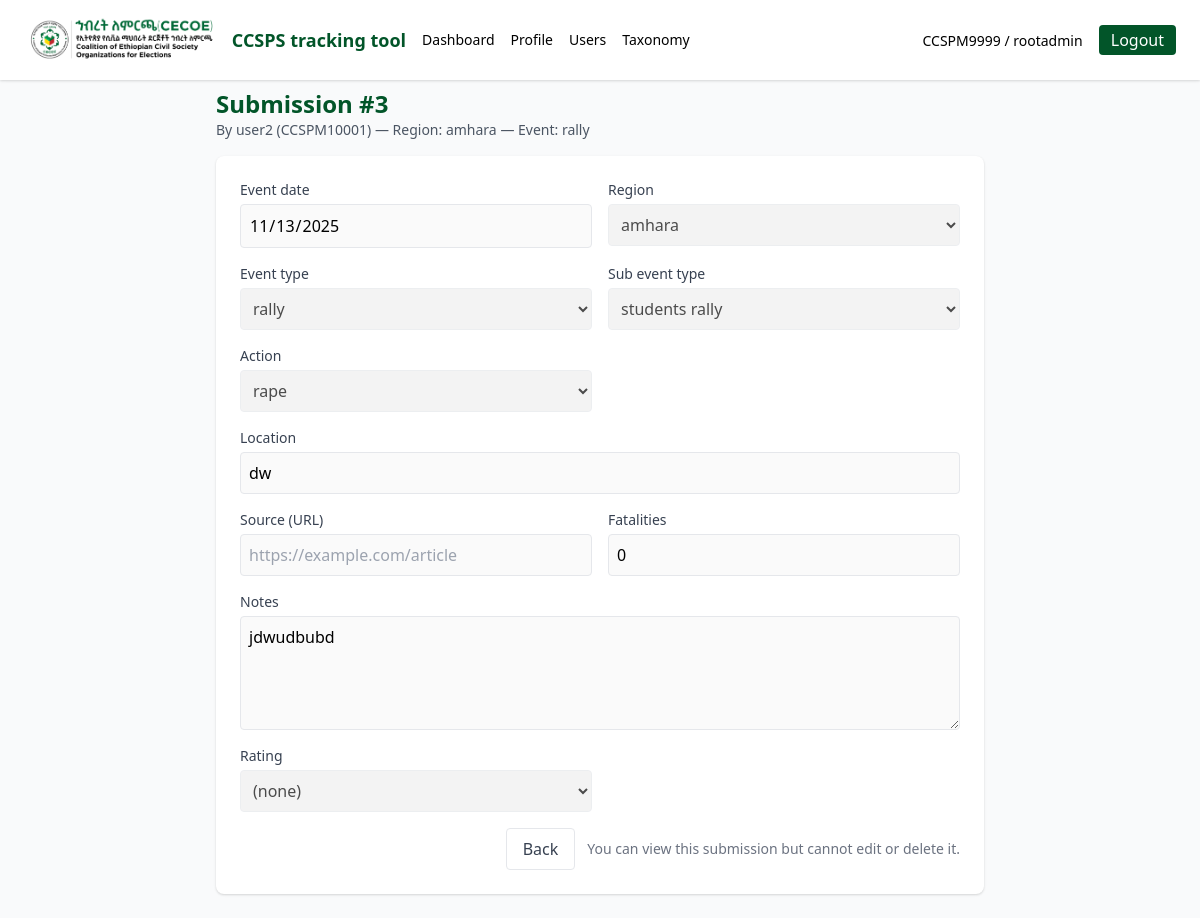
Page /monitored_view.php?id=3 (signed in) on the committed database.
### tables this page shows
CREATE TABLE `users` (
  `id` bigint(20) UNSIGNED NOT NULL,
  `monitor_number` bigint(20) UNSIGNED DEFAULT NULL,
  `monitor_id_code` varchar(16) DEFAULT NULL,
  `username` varchar(100) NOT NULL,
  `email` varchar(255) NOT NULL,
  `password_hash` varchar(255) NOT NULL,
  `role` enum('superadmin','admin','user') DEFAULT 'user',
  `status` enum('pending','approved','declined') DEFAULT 'approved',
  `profile_picture` varchar(512) DEFAULT NULL,
  `is_active` tinyint(1) DEFAULT 1,
  `created_at` datetime NOT NULL,
  `updated_at` datetime NOT NULL
);

CREATE TABLE `monitored_information` (
  `id` bigint(20) UNSIGNED NOT NULL,
  `user_id` bigint(20) UNSIGNED NOT NULL,
  `event_date` date NOT NULL,
  `region_id` int(10) UNSIGNED NOT NULL,
  `location` varchar(500) DEFAULT NULL,
  `event_type_id` int(10) UNSIGNED NOT NULL,
  `sub_event_type_id` int(10) UNSIGNED NOT NULL,
  `action_id` int(10) UNSIGNED NOT NULL,
  `source_url` varchar(1000) DEFAULT NULL,
  `notes` text DEFAULT NULL,
  `fatalities` int(10) UNSIGNED DEFAULT 0,
  `rating` tinyint(3) UNSIGNED DEFAULT NULL,
  `is_deleted` tinyint(1) DEFAULT 0,
  `created_at` datetime NOT NULL,
  `updated_at` datetime NOT NULL
);

CREATE TABLE `regions` (
  `id` int(10) UNSIGNED NOT NULL,
  `name` varchar(200) NOT NULL,
  `is_active` tinyint(1) DEFAULT 1,
  `created_at` datetime NOT NULL,
  `updated_at` datetime NOT NULL
);

CREATE TABLE `event_types` (
  `id` int(10) UNSIGNED NOT NULL,
  `name` varchar(200) NOT NULL,
  `is_active` tinyint(1) DEFAULT 1,
  `created_at` datetime NOT NULL,
  `updated_at` datetime NOT NULL
);

CREATE TABLE `sub_event_types` (
  `id` int(10) UNSIGNED NOT NULL,
  `event_type_id` int(10) UNSIGNED NOT NULL,
  `name` varchar(200) NOT NULL,
  `is_active` tinyint(1) DEFAULT 1,
  `created_at` datetime NOT NULL,
  `updated_at` datetime NOT NULL
);

CREATE TABLE `actions` (
  `id` int(10) UNSIGNED NOT NULL,
  `name` varchar(200) NOT NULL,
  `is_active` tinyint(1) DEFAULT 1,
  `created_at` datetime NOT NULL,
  `updated_at` datetime NOT NULL
);

### includes/auth.php (called while the page is built, shortened)
<?php
require_once __DIR__ . '/helpers.php';
function currentUser(PDO $pdo) {
    $stmt = $pdo->prepare("SELECT id, username, email, role, monitor_id_code FROM users WHERE id = :id");
    $stmt->execute([':id' => $_SESSION['user_id']]);
    return $stmt->fetch();
}

### includes/helpers.php (called while the page is built, shortened)
<?php
function baseUrl() {
    $scheme = (!empty($_SERVER['HTTPS']) && $_SERVER['HTTPS'] !== 'off') ? 'https' : 'http';
    $host = $_SERVER['HTTP_HOST'];
    $script_name = $_SERVER['SCRIPT_NAME'];
    $script_dir  = dirname($script_name);
    $script_dir = str_replace('\\', '/', $script_dir);
    if ($script_dir === '/' || $script_dir === '.') {
        return $scheme . '://' . $host;
    }
    return $scheme . '://' . $host . $script_dir;
}

### public/monitored_view.php (the view, shortened to what this page needs)
<?php
require_once __DIR__ . '/../includes/init.php';
$user = currentUser($pdo);
$id = isset($_GET['id']) ? intval($_GET['id']) : 0;
$stmt = $pdo->prepare("SELECT mi.*, r.name AS region_name, et.name AS event_type_name, se.name AS sub_event_name, a.name AS action_name, u.username, u.monitor_id_code
                       FROM monitored_information mi
                       JOIN regions r ON mi.region_id = r.id
                       JOIN event_types et ON mi.event_type_id = et.id
                       JOIN sub_event_types se ON mi.sub_event_type_id = se.id
                       JOIN actions a ON mi.action_id = a.id
                       JOIN users u ON mi.user_id = u.id
                       WHERE mi.id = :id AND mi.is_deleted = 0");
$stmt->execute([':id'=>$id]);
$row = $stmt->fetch();
$isOwner = ($user['id'] === $row['user_id']);
$regions = $pdo->query('SELECT id,name FROM regions ORDER BY name')->fetchAll();
$event_types = $pdo->query('SELECT id,name FROM event_types ORDER BY name')->fetchAll();
$actions = $pdo->query('SELECT id,name FROM actions ORDER BY name')->fetchAll();
$sub_event_types = $pdo->prepare('SELECT id,name FROM sub_event_types WHERE event_type_id = :eid ORDER BY name');
$sub_event_types->execute([':eid'=>$row['event_type_id']]);
$sub_event_types = $sub_event_types->fetchAll();
?>
<div class="max-w-3xl mx-auto">
  <div class="mb-4">
    <h1 class="text-2xl font-semibold" style="color:#025529">Submission #<?= $row['id'] ?></h1>
    <div class="text-sm text-gray-600">By <?= htmlspecialchars($row['username'] . ' (' . $row['monitor_id_code'] . ')') ?> — Region: <?= htmlspecialchars($row['region_name']) ?> — Event: <?= htmlspecialchars($row['event_type_name']) ?></div>
  </div>
  <form method="post" class="bg-white p-6 rounded-lg shadow">
    <div class="grid grid-cols-1 md:grid-cols-2 gap-4">
      <div>
        <label class="block text-sm font-medium text-gray-700">Event date</label>
        <input type="date" name="event_date" value="<?= htmlspecialchars($row['event_date']) ?>" class="mt-1 block w-full p-2 border rounded" required <?= $isOwner ? '' : 'disabled' ?> >
      </div>
      <div>
        <label class="block text-sm font-medium text-gray-700">Region</label>
        <select name="region_id" class="mt-1 block w-full p-2 border rounded" required <?= $isOwner ? '' : 'disabled' ?> >
          <?php foreach($regions as $r): ?>
          <option value="<?= $r['id'] ?>" <?= $r['id'] == $row['region_id'] ? 'selected' : '' ?>><?= htmlspecialchars($r['name']) ?></option>
          <?php endforeach; ?>
        </select>
      </div>
      <div>
        <label class="block text-sm font-medium text-gray-700">Event type</label>
        <select id="event_type" name="event_type_id" class="mt-1 block w-full p-2 border rounded" required <?= $isOwner ? '' : 'disabled' ?> >
          <?php foreach($event_types as $et): ?>
          <option value="<?= $et['id'] ?>" <?= $et['id'] == $row['event_type_id'] ? 'selected' : '' ?>><?= htmlspecialchars($et['name']) ?></option>
          <?php endforeach; ?>
        </select>
      </div>
      <div>
        <label class="block text-sm font-medium text-gray-700">Sub event type</label>
        <select id="sub_event_type" name="sub_event_type_id" class="mt-1 block w-full p-2 border rounded" data-current="<?= htmlspecialchars($row['sub_event_type_id']) ?>" required <?= $isOwner ? '' : 'disabled' ?> >
          <?php foreach($sub_event_types as $s): ?>
          <option value="<?= $s['id'] ?>" <?= $s['id'] == $row['sub_event_type_id'] ? 'selected' : '' ?>><?= htmlspecialchars($s['name']) ?></option>
          <?php endforeach; ?>
        </select>
      </div>
      <div>
        <label class="block text-sm font-medium text-gray-700">Action</label>
        <select name="action_id" class="mt-1 block w-full p-2 border rounded" required <?= $isOwner ? '' : 'disabled' ?> >
          <?php foreach($actions as $a): ?>
          <option value="<?= $a['id'] ?>" <?= $a['id'] == $row['action_id'] ? 'selected' : '' ?>><?= htmlspecialchars($a['name']) ?></option>
          <?php endforeach; ?>
        </select>
      </div>
      <div class="md:col-span-2">
        <label class="block text-sm font-medium text-gray-700">Location</label>
        <input name="location" value="<?= htmlspecialchars($row['location']) ?>" class="mt-1 block w-full p-2 border rounded" <?= $isOwner ? '' : 'disabled' ?> />
      </div>
      <div>
        <label class="block text-sm font-medium text-gray-700">Source (URL)</label>
        <input name="source_url" value="<?= htmlspecialchars($row['source_url'] ?? '') ?>" placeholder="https://example.com/article" class="mt-1 block w-full p-2 border rounded" <?= $isOwner ? '' : 'disabled' ?> />
      </div>
      <div>
        <label class="block text-sm font-medium text-gray-700">Fatalities</label>
        <input type="number" min="0" name="fatalities" value="<?= htmlspecialchars($row['fatalities'] ?? 0) ?>" class="mt-1 block w-full p-2 border rounded" <?= $isOwner ? '' : 'disabled' ?> />
      </div>
      <div class="md:col-span-2">
        <label class="block text-sm font-medium text-gray-700">Notes</label>
        <textarea name="notes" class="mt-1 block w-full p-2 border rounded" rows="4" <?= $isOwner ? '' : 'disabled' ?>><?= htmlspecialchars($row['notes']) ?></textarea>
      </div>
      <div>
        <label class="block text-sm font-medium text-gray-700">Rating</label>
        <select name="rating" class="mt-1 block w-full p-2 border rounded" <?= $isOwner ? '' : 'disabled' ?> >
          <option value="">(none)</option>
        </select>
      </div>
    </div>
    <div class="mt-4 flex items-center justify-end gap-3">
      <a href="<?= baseUrl() ?>/user_dashboard.php" class="px-4 py-2 border rounded text-gray-700">Back</a>
      <?php if ($isOwner): ?>
        <button type="submit" name="act" value="delete" class="px-4 py-2 bg-red-600 text-white rounded" onclick="return confirm('Delete this submission?');">Delete</button>
        <button type="submit" name="act" value="update" class="px-4 py-2 rounded btn-brand text-white">Save</button>
      <?php else: ?>
        <span class="text-sm text-gray-500">You can view this submission but cannot edit or delete it.</span>
      <?php endif; ?>
    </div>
  </form>
</div>
<?php
include view_path('views/layout.php');
?>

### views/navbar.php (shortened to what this page needs)
<?php
require_once __DIR__ . '/../includes/init.php';
$user = currentUser($pdo);
?>
<nav class="fixed top-0 left-0 right-0 z-50 bg-white shadow p-4">
  <div class="max-w-6xl mx-auto flex items-center justify-between">
    <div class="flex items-center gap-4">
      <a href="<?= baseUrl() ?>/index.php" class="flex items-center gap-3">
        <img src="/img/CECOE-logo.png" alt="CECOE" class="h-10 md:h-12 w-auto" />
        <span class="font-semibold text-lg" style="color:#025529">CCSPS tracking tool</span>
      </a>
      <?php if($user): ?>
        <a href="<?= baseUrl() ?>/index.php" class="text-sm">Dashboard</a>
        <a href="<?= baseUrl() ?>/profile.php" class="text-sm">Profile</a>
        <?php if(isset($user['role']) && $user['role'] === 'superadmin'): ?>
          <a href="<?= baseUrl() ?>/superadmin_users.php" class="text-sm">Users</a>
          <a href="<?= baseUrl() ?>/superadmin_taxonomy.php" class="text-sm">Taxonomy</a>
        <?php endif; ?>
      <?php endif; ?>
    </div>
    <div>
      <?php if($user): ?>
        <span class="text-sm mr-3"><?= htmlspecialchars($user['monitor_id_code'] . ' / ' . $user['username']) ?></span>
        <a href="<?= baseUrl() ?>/logout.php" class="px-3 py-1 btn-brand text-white rounded">Logout</a>
      <?php else: ?>
        <a href="<?= baseUrl() ?>/login.php" class="px-3 py-1 btn-brand text-white rounded">Login</a>
      <?php endif; ?>
    </div>
  </div>
</nav>

### views/layout.php (style rules this page uses)
.btn-brand { background: #025529; color: #fff; }

### rows in the picture
users: monitor_id_code+username "CCSPM9999 / rootadmin", notes "jdwudbubd"
monitored_information: id "3", user.monitor_id_code "user2 (CCSPM10001)", region.name "amhara", event_type.name "rally", event_date "11/13/2025", region_id "amhara", event_type_id "rally", sub_event_type_id "students rally", action_id "rape", location "dw", fatalities "0"
